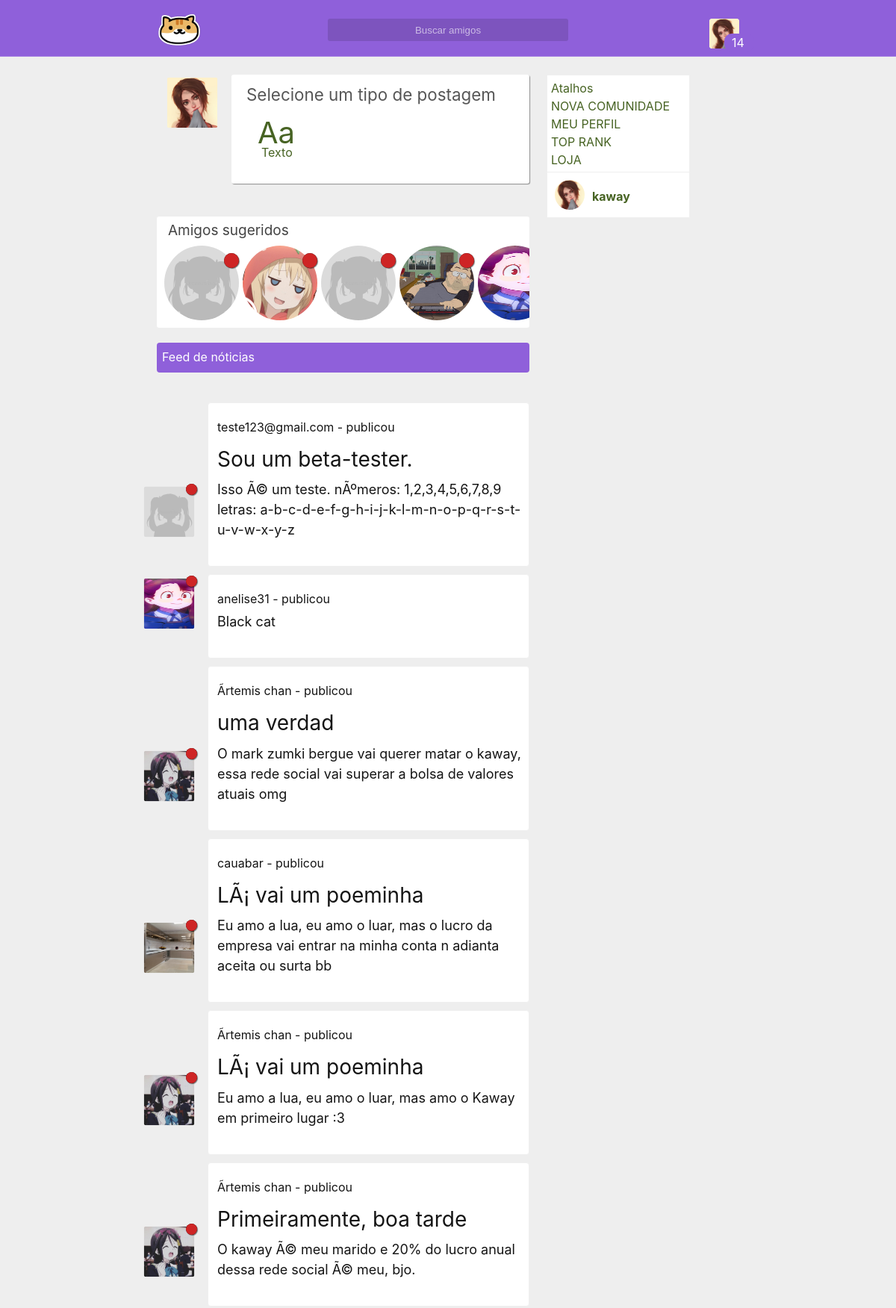
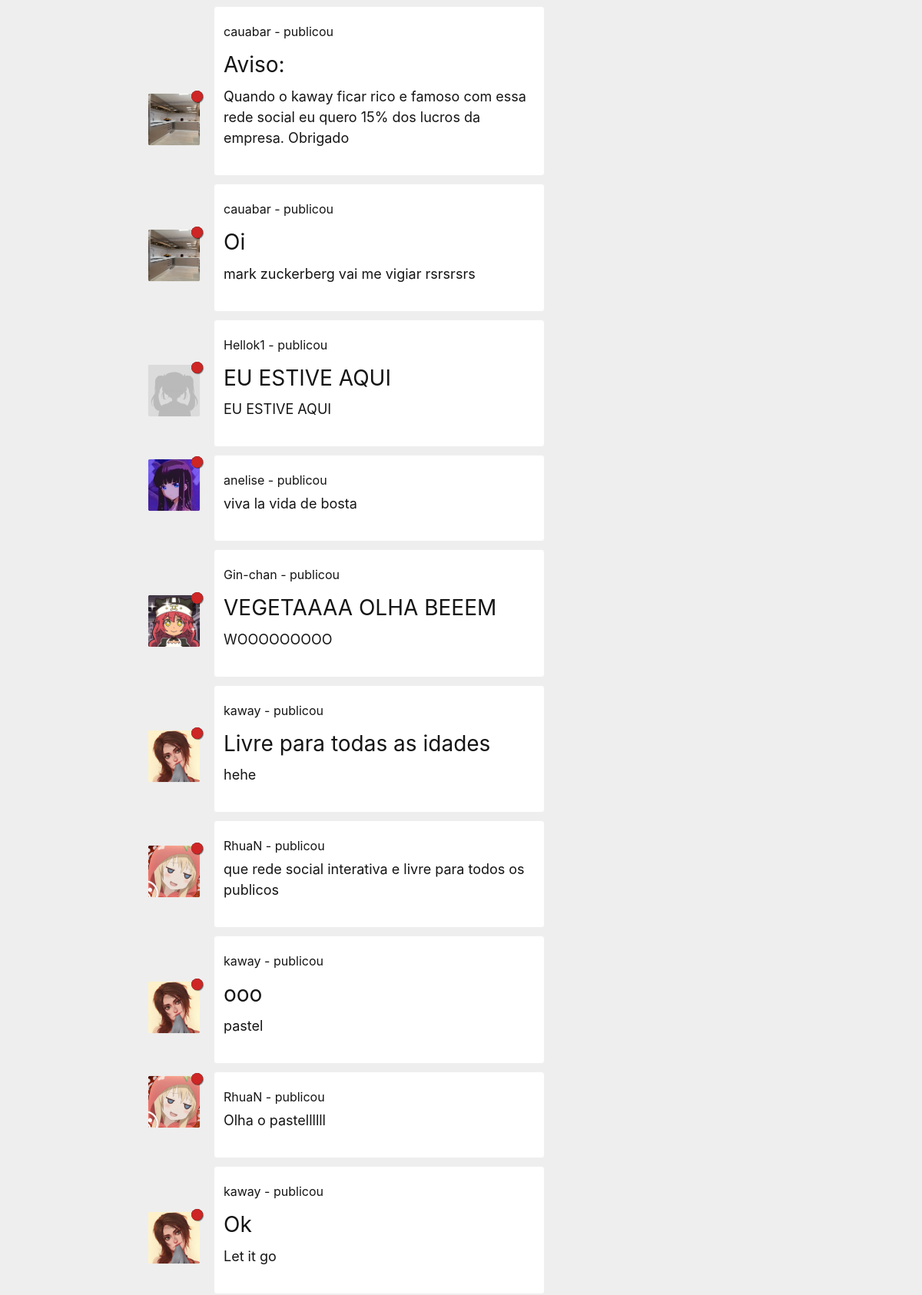
Screenshot of / (signed in, upper part) with the database file from the repository (2 pictures, top to bottom).
### tables this page shows
CREATE TABLE `user` (
  `id` int(11) NOT NULL,
  `cry` varchar(255) NOT NULL,
  `wtf` varchar(2555) NOT NULL,
  `cool` varchar(2555) NOT NULL,
  `baby` varchar(2555) NOT NULL,
  `very` varchar(2555) NOT NULL,
  `nani` varchar(255) NOT NULL,
  `email` varchar(100) NOT NULL,
  `password` varchar(255) NOT NULL,
  `usuario` varchar(255) NOT NULL,
  `admin` int(11) NOT NULL,
  `avatar` varchar(255) NOT NULL,
  `background` text NOT NULL,
  `cover` text NOT NULL,
  `config` int(11) NOT NULL,
  `game` text NOT NULL,
  `movie` text NOT NULL,
  `pincode` varchar(10) NOT NULL,
  `ip` varchar(255) NOT NULL,
  `tuturial` int(11) NOT NULL,
  `exp` int(11) NOT NULL,
  `lvl` int(11) NOT NULL,
  `tag` int(11) NOT NULL,
  `money` int(11) NOT NULL,
  `status` varchar(200) NOT NULL,
  `anime_favorito` int(11) NOT NULL
);

CREATE TABLE `postagem` (
  `id` int(11) NOT NULL,
  `iduser` int(11) NOT NULL,
  `cry` varchar(2555) NOT NULL,
  `title` text NOT NULL,
  `texto` text NOT NULL
);

### autoload/template/body.php (called while the page is built)
<?php
require './templates/index.php';

### autoload/template.php (called while the page is built)
<?php
require './autoload/template/html.php';
function html(){
	require './autoload/template/body.php';
}

### autoload/start.php (called while the page is built)
<?php
require 'template.php';

### config/_autoload.php (called while the page is built)
<?php
require './autoload/start.php';

### index.php (called while the page is built)
<?php
require './config/config.php';
require './config/_autoload.php';
?>

### autoload/user/user.php (called while the page is built, shortened)
<?php
if(isset($_COOKIE['iduser']) && (isset($_COOKIE['cry']) ) ){
	$iduser = $_COOKIE['iduser'];
	$cry = $_COOKIE['cry'];
    $wtf = $_COOKIE['wtf'];
    $cool = $_COOKIE['cool'];
    $baby = $_COOKIE['baby'];
    $very = $_COOKIE['very'];
	$result_usuario = "SELECT * FROM user WHERE id = '$iduser' && cry = '$cry' and wtf = '$wtf' and cool = '$cool' and baby = '$baby' and very = '$very' LIMIT 1";
    $resultado_usuario = mysqli_query($conn, $result_usuario);
    $user = mysqli_fetch_assoc($resultado_usuario);
}
?>

### config/config.php (called while the page is built, shortened)
<?php
$dataAtual = date('d/m/Y H:i:s');

### view/dashboard/feed/post.php (the view, shortened to what this page needs)
<?php if(isset($template)){?>
<div class="notice">
    <p>Feed de nóticias</p>
</div>
<?php
$post = "SELECT * FROM postagem WHERE id ORDER BY id DESC";
$posta = mysqli_query($conn, $post);
foreach ($posta as $posta => $postas) {
?>
<?php
$quem = $postas['iduser'];
$result_peopledt = "SELECT * FROM user WHERE id = $quem LIMIT 1";
 $resultado_peoplede = mysqli_query($conn, $result_peopledt);
foreach ($resultado_peoplede as $resultado_peoplede => $resultado_peopledes) {
$status = $resultado_peopledes['status'];
$statusatual = null;
if($status >= $dataAtual){
            $statusatual = "1";
}
else{
            $statusatual = "0";
}
?>
<div class="post">
<p style="color: #151515 !important; top: 10px; position: relative; left: 2px;word-wrap: break-word;"><a href="/profile/<?php echo $resultado_peopledes['id'];?>""><?php echo $resultado_peopledes['usuario'];?></a> - publicou</p>
<h1 style="color: #151515 !important; top: -15px; position: relative; left: 2px; font-size: 28px;word-wrap: break-word; width: 95%;"><?php echo $postas['title'];?></h1>
<span style="color: #151515 !important; top: -25px; position: relative; left: 2px; font-size: 18px; word-wrap: break-word;"><?php echo $postas['texto'];?></span>
<div class="postaaa" style="left: -100px; position: absolute;">
<div class="avatar" style="top: -100px; position: absolute;">
<div class="online" style="top: 0px; height: 15px; z-index: 1000; right: 5px; width: 15px; background: #151515;"><div class="verificar" uk-tooltip="<?php if($statusatual == "1"){ echo 'Usuario online';}else{ echo 'Usuario Offline';} ?>" id="verificando<?php echo $resultado_peopledes['id']; echo $postas['id'];?>"></div></div>
<a href='/profile/<?php echo $resultado_peopledes['id'];?>'><img uk-tooltip="<?php echo $resultado_peopledes['usuario'];?>" src="/img/user/<?php echo $resultado_peopledes['avatar'];?>"/></a>
</div>
</div>
</div>
<?Php } } ?>
</div>
<?Php } else{ include '../404/index.php';}?>

### view/dashboard/menu.php (shortened to what this page needs)
<?php if(isset($template)){?>
<?php if(isset($_COOKIE['iduser']) && (isset($_COOKIE['cry']) )){ ?>
<div class="headerta">
	<div class="align">
		<a href="/"><img class="logo" src="/assets/img/friends.png"/></a>
	<div class="boxcenter">
		<input class="busca" type="text" placeholder="Buscar amigos"/>
	</div>
	<div class="boxleft">
		<div class="okaysr">
		<img class="avatar" src="/img/user/<?php echo $user['avatar'];?>"/>
		<p class="myrank"><span id="lvl"><?php echo $user['lvl'];?></span></p>
		</div>
	</div>
	</div>
</div>
<?Php } ?>
<?Php }  else{ include '../404/index.php';}?>

### view/dashboard/post/novo.php (shortened to what this page needs)
<?php if(isset($template)){?>
<div class="postaaa">
<div class="avatar">
<img src="/img/user/<?php echo $user['avatar'];?>"/>
</div>
</div>
<div class="postar">
<div class="tipos">
<p style="color: #565656 !important; top: 20px; position: relative; left: 20px; font-size: 1.4em;">Selecione um tipo de postagem</p>
<div class="tipo" id="tipotexto" uk-tooltip="Publique em forma de texto">
    <h1>Aa</h1>
    <p>Texto</p>
</div>
</div>
</div>
<?Php } else{ include '../404/index.php';}?>

### view/dashboard/sugeridos/amigos.php (shortened to what this page needs)
<?php if(isset($template)){?>
<?php
$iduser = $user['id'];
$result_people = "SELECT * FROM user WHERE id <> '$iduser' ORDER BY RAND() LIMIT 40";
$resultado_people = mysqli_query($conn, $result_people);
$people = mysqli_fetch_assoc($resultado_people);
if($people){
?>
<div class="uk-position-relative uk-visible-toggle uk-light" uk-slider id="sugeridos">
<span>Amigos sugeridos</span>
    <ul class="uk-slider-items uk-child-width-1-2 uk-child-width-1-3@s uk-child-width-1-4@m">
    	<?php
    	$iduser = $user['id'];
    	$result_people = "SELECT * FROM user WHERE id <> '$iduser' ORDER BY RAND() LIMIT 40";
	    $resultado_people = mysqli_query($conn, $result_people);
    	foreach ($resultado_people as $resultado_people => $resultado_peoples) {
        $status = $resultado_peoples['status'];
        $statusatual = null;
        if($status >= $dataAtual){
            $statusatual = "1";
        }
        else{
            $statusatual = "0";
        }
    	?>
        <a class="ok" href="/profile/<?php echo $resultado_peoples['id'];?>">
        	<li uk-tooltip="<?php echo $resultado_peoples['usuario'];?>">
            <div class="online" style="top: 10px; height: 20px; width: 20px; background: #151515;"><div class="verificar" uk-tooltip="<?php if($statusatual == "1"){ echo 'Usuario online';}else{ echo 'Usuario Offline';} ?>" id="verificando<?php echo $resultado_peoples['id'];?>"></div></div>
            <img src="/img/user/<?php echo $resultado_peoples['avatar'];?>" alt="">
        </li></a>
    <?php }?>
    </ul>
</div>
<?php } ?>
<?Php } else{ include '../404/index.php';}?>

### view/dashboard/status/me.php
<?php if(isset($template)){?>
<div class="links">
<p>Atalhos</p>
<a href="/create_page">Nova comunidade</a>
<br>
<a href="/profile/<?php echo $user['id'];?>">Meu perfil</a>
<br>
<a href="/toprank">Top rank</a>
<br>
<a href="/loja">Loja</a>
</div>
<div class="status">
<a href="/profile/<?php echo $user['id'];?>">
<img class="avatar" src="/img/user/<?php echo $user['avatar'];?>"/>
<p class="user"><?php echo $user['usuario'];?></p>
</a>
</div>
<?Php } else{ include '../404/index.php';}?>

### assets/css/style.css (style rules this page uses)
* { font-smooth: never; -webkit-font-smoothing : none; padding: 0; margin: 0px; }
body { overflow-y: auto; overflow-x: hidden; }
a { color: #151515 !important; }
a,p,span { font-size: 1em; }
html { background-color: #eee !important; }
p, span, h1, h2 { color: #476323 !important; }
.busca::placeholder { color: hsla(0,0%,100%,.6) !important; opacity: 1; }
input { outline: 0; }
::placeholder { color: #555; opacity: 1; }
.headerta { width: 100%; height: 75px; position: fixed; top: 0; left: 0; background: #8f60da; border-bottom: 1px solid hsla(0,0%,100%,.2);; z-index: 100000000; }
.headerta .logo { position: relative; width: 60px; top: 10px; height: 60px; cursor: pointer; transition: 1s; }
.headerta .align { position: relative; margin: 0px auto; width: 65%; }
.headerta .boxcenter { display: flex; align-items: center; justify-content: center; }
.headerta .boxcenter .busca { background: rgba(0,0,0,.13); -webkit-box-pack: center; -webkit-justify-content: center; -ms-flex-pack: center; justify-content: center; border: none; bottom: 35px; position: relative; padding: 5px; text-align: center; border-radius: 3px; width: 40%; height: 20px; transition: 0.3s; }
.align { position: relative; margin: 0px auto; width: 65%; }
.status { position: fixed; top: 230px; width: 15%; height: 50px; display: flex; align-items: flex-end; float: right; right: 23%; background: #fff; border: 1px solid #efefef; padding: 5px; z-index: 100000; }
.status a { color: #fff !important; }
.feed .post { width: calc(100% - 90px); height: auto; background: #fff !important; border: 1px solid #efefef; margin-top: 10px; top: 50px; position: relative; border-radius: 4px; left: 68px; padding: 10px; }
.status .avatar { border-radius: 50%; width: 40px; height: 40px; top: 10px; position: absolute; left: 10px; }
.status .user { position: absolute; top: 0px; left: 60px; font-weight: bold; color: #476323 !important; }
.boxleft { position: absolute; float: right; right: 0; }
.boxleft .avatar { width: 40px; height: 40px; background: #fff; position: relative; top: 40px; border-radius: 10%; }
.boxleft .okaysr { position: relative; bottom: 105px; height: 90px; border-radius: 20px; cursor: pointer; }
.notice { width: 100%; height: 40px; background: #8f60da !important; border-radius: 4px; margin-top: 20px; top: 20px; position: relative; }
.notice p { text-align: left; padding: 7px; color: #fff !important; }
#sugeridos { position: relative; top: 80px; background: #fff; padding: 10px; border-radius: 3px; margin-top: 20px; }
#sugeridos span { padding: 5px; color: #444 !important; font-size: 19px; position: relative; bottom: 5px; }
#sugeridos img { width: 100px; height: 100px; border-radius: 0px; border-radius: 50%; }
#sugeridos li { width: 100px !important; height: 100px !important; }
#sugeridos .ok { width: 100px !important; height: 100px !important; margin-left: 5px; }
.postar { width: calc(100% - 100px); background: #fff; height: auto; top: 0px; position: absolute; border-radius: 3px; float: left; left: 100px; z-index: 1000; box-shadow: 1px 1px 1px rgba(0,0,0,.40); }
.postaaa .avatar { width: 90px; height: 90px; border-radius: 3px; }
.postaaa .avatar img { height: 75px; width: 75px; position: relative; left: 10px; transform: scale(0.9); border-radius: 3px; cursor: pointer; }
.postar .tipo { width: 80px; height: 70px; cursor: pointer; display: inline-block; position: relative; top: 10px; left: 20px; }
.postar .tipo h1 { color: #476323 !important; padding: 0px; font-size: 2.5em; left: 15px; position: relative; }
.postar .tipo p { color: #476323 !important; position: relative; top: -30px; left: 20px; font-size: 1.0em; }
.postar .tipos { display: block; position: relative; top: -10px; }
.myrank { position: relative; top: 0px; z-index: 100; background: #8f60da !important; width: auto; border-radius: 10px; left: 20px; }
.myrank span { position: relative; left: 10px; color: #fff !important; }
.links { position: fixed; top: 100px; width: 15%; height: auto; float: right; right: 23%; background: #fff; border: 1px solid #efefef; padding: 5px; z-index: 100000; }
.links p { top: 0px; position: relative; }
.links a { text-align: center; position: relative; text-transform: uppercase; color: #476323 !important; top: -20px; left: 0px; width: 100%; }
.online { width: 15px; height: 15px; background: #fff; position: absolute; float: right; right: 0; box-shadow: 1px 1px 1px rgba(0,0,0,0.50); border-radius: 50%; top: -5px; }
.verificar { border-radius: 50%; }

### rows the page displays
user: avatar (picture), lvl "14", usuario "kaway"
user: avatar (placeholder picture)
user: avatar (picture), usuario "RhuaN"
user: avatar (placeholder picture), usuario "Hellok1"
user: avatar (picture)
user: avatar (picture), usuario "anelise31"
postagem: title "Sou um beta-tester.", texto "Isso Ã© um teste. nÃºmeros: 1,2,3,4,5,6,7,8,9 letras: a-b-c-d-e-f-g-h-i-j-k-l-m-n-o-p-q-r-s-t-u-v-w-x-y-z"
user: usuario "teste123@gmail.com", avatar (placeholder picture)
postagem: texto "Black cat"
postagem: title "uma verdad", texto "O mark zumki bergue vai querer matar o kaway, essa rede social vai superar a bolsa de valores atuais omg"
user: usuario "Ãrtemis chan", avatar (picture)
postagem: title "LÃ¡ vai um poeminha", texto "Eu amo a lua, eu amo o luar, mas o lucro da empresa vai entrar na minha conta n adianta aceita ou surta bb"
user: usuario "cauabar", avatar (picture)
postagem: title "LÃ¡ vai um poeminha", texto "Eu amo a lua, eu amo o luar, mas amo o Kaway em primeiro lugar :3"
postagem: title "Primeiramente, boa tarde", texto "O kaway Ã© meu marido e 20% do lucro anual dessa rede social Ã© meu, bjo."
postagem: title "Aviso:", texto "Quando o kaway ficar rico e famoso com essa rede social eu quero 15% dos lucros da empresa. Obrigado"
postagem: title "Oi", texto "mark zuckerberg vai me vigiar rsrsrsrs"
postagem: title "EU ESTIVE AQUI", texto "EU ESTIVE AQUI"
postagem: texto "viva la vida de bosta"
user: usuario "anelise", avatar (picture)
postagem: title "VEGETAAAA OLHA BEEEM", texto "WOOOOOOOOO"
user: usuario "Gin-chan", avatar (picture)
postagem: title "Livre para todas as idades", texto "hehe"
postagem: texto "que rede social interativa e livre para todos os publicos"
postagem: title "ooo", texto "pastel"
postagem: texto "Olha o pastellllll"
postagem: title "Ok", texto "Let it go"
